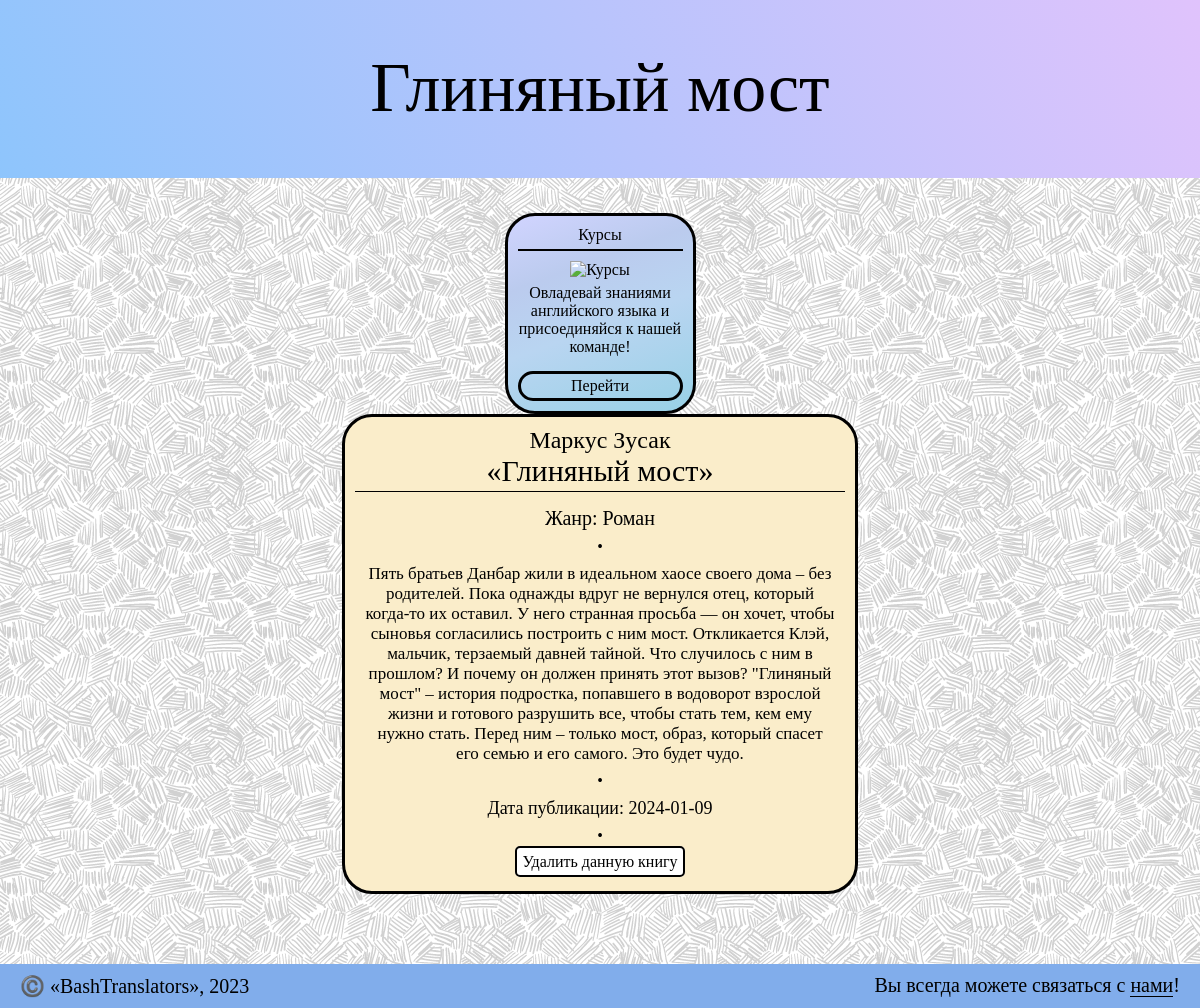
Screenshot of /book-list/11 with the database file from the repository.
### app.py (models this page shows)
class Book(db.Model):
    id = db.Column(db.Integer, primary_key=True)
    author_id = db.Column(db.Integer, db.ForeignKey('author.id'))
    book_name = db.Column(db.String(100), nullable=False)
    genre_id = db.Column(db.Integer, db.ForeignKey('genre.id'))
    book_text = db.Column(db.Text, nullable=False)
    book_release_date = db.Column(db.DateTime, default=datetime.utcnow)

class Author(db.Model):
    id = db.Column(db.Integer, primary_key=True)
    name = db.Column(db.String(50), nullable=False)
    books = db.relationship('Book', backref='author')

class Genre(db.Model):
    id = db.Column(db.Integer, primary_key=True)
    genre = db.Column(db.String(50), nullable=False)
    books_genres = db.relationship('Book', backref='genre')

### app.py (the view)
@app.route('/book-list/<int:id>')
def book_detail(id):
    book = Book.query.get(id)
    author = 'Автор отсутствует в БД'
    genre = 'Отсутствует в БД'
    if book.genre_id != 0:
        genre = Genre.query.join(Book, Genre.id == Book.genre_id).filter(book.genre_id == Genre.id).first().genre
    if book.author_id != 0:
        author = Author.query.join(Book, Author.id == Book.author_id).filter(book.author_id == Author.id).first().name
    return render_template("book_detail.html", book=book, author=author, genre=genre, book_id=id)

### templates/book_detail.html (shortened to what this page needs)
<!doctype html>
<html lang="en">
<head>
    <link href="{{ url_for('static', filename='css/style.css') }}" rel="stylesheet">
</head>
<body>
    <div class="wrapper">
        <header class="header">
            <div class="container">
                <div class="header__row">
                    {{ book.book_name }}
                </div>
            </div>
        </header>
        <div class="content">
            <div class="ad ad__footer">
                <p id="title">Курсы</p>
                <img src="img/ad.png" alt="Курсы">
                <p>Овладевай знаниями английского языка и присоединяйся к нашей команде!</p>
                <a href="https://eng.skillbox.ru/" title="Перейти к курсам" target="_blank">Перейти</a>
            </div>
            <div class="container">
                <div class="block">
                    <div class="block__row">
                            <div class="block__container">
                                <div class="block__container__body">
                                    <div class="alert">
                                        <div style="font-size: 24px;">{{ author }}</div>
                                        <div style="font-size: 30px; margin: 0 0 15px 0; padding: 0 0 3px 0; border-bottom: 1px solid black">«{{ book.book_name }}»</div>
                                        <p style="font-size: 20px">Жанр: {{ genre }}</p>
                                        <p>•</p>
                                        <p style="font-size: 17px; padding: 0 10px">{{ book.book_text }}</p>
                                        <p>•</p>
                                        <p style="font-size: 18px">Дата публикации: {{ book.book_release_date.date() }}</p>
                                        <p>•</p>
                                        <a href="/book-list/{{ book_id }}/delete" class="but">Удалить данную книгу</a>
                                    </div>
                                </div>
                            </div>
                    </div>
                </div>
            </div>
        </div>
        <footer class="footer">
            <div class="footer__row">
                <div class="footer__left">
                    ©️ «BashTranslators», 2023
                </div>
                <div class="footer__right">
                    <p>Вы всегда можете связаться с <a href="/contacts" style="border-bottom: 1px solid black">нами</a>!</p>
                </div>
            </div>
        </footer>
    </div>
</body>
</html>

### static/css/style.css (style rules this page uses)
* { padding: 0; margin: 0; }
body { margin: 0; padding: 0; font-family: Cambria; }
.wrapper { min-height: 100vh; display: flex; flex-direction: column; background-image: url('../img/wallpaper.png'); }
.container { max-width: 1100px; margin: 0 auto; }
a { text-decoration: none; color: black; }
.header { background: linear-gradient(62deg, #8EC5FC 0%, #E0C3FC 100%); height: 177.6px; display: flex; flex-wrap: wrap-reverse; }
.header__row { text-align: center; padding: 3rem; font-size: 70px; }
.content { flex: 1 1 auto; margin: 20px 0 0 0; }
.block { display: flex; flex-direction: column; justify-content: center; }
.block__row { display: flex; flex-direction: column; justify-content: center; align-items: center; }
.block__container { width: 490px; display: flex; border-radius: 30px; padding: 10px 10px 20px; background-color: rgb(250, 237, 202); border: 3px solid black; margin: 0 0 20px 0; }
.block__container__body { display: flex; flex-direction: column; width: 100%; }
.alert { text-align: center; }
.alert p { margin: 8px 0 8px 0; }
.alert a { border: 2px solid black; padding: 5px; border-radius: 5px; background-color: #FFFFFF; color: #000000; }
.footer__row { margin: 50px 0 0 0; padding: 10px; background-color: #81adeb; display: flex; justify-content: space-between; align-items: center; flex-wrap: wrap; }
.footer__left { font-size: 20px; margin: 0 0 0 10px; }
.footer__right { display: flex; align-items: center; font-size: 20px; margin: 0 10px 0 0; flex-wrap: wrap; }
.ad__footer { text-align: center; position: relative; margin: 15px auto 0; display: none; width: 165px; padding: 10px; border: 3px solid black; border-radius: 30px; background: linear-gradient(160deg, rgba(209,212,255,1) 0%, rgba(187,203,238,1) 29%, rgba(185,213,241,1) 55%, rgba(152,209,230,1) 100%); }
.ad #title { border-bottom: 2px solid black; padding: 0 0 5px 0; margin: 0 0 5px 0; }
.ad img { width: 50%; height: 50%; margin: 5px 0 5px 0; }
.ad a { display: block; margin: 15px 0 0 0; padding: 3px; border: 3px solid black; border-radius: 30px; opacity: 1; }
@media screen and (max-width: 1520px) { .ad__footer { display: inherit; } }

### rows the page displays
Book: book_name "Глиняный мост", book_text "Пять братьев Данбар жили в идеальном хаосе своего дома – без родителей. Пока однажды вдруг не вернулся отец, который когда-то их оставил. У него странная просьба — он хочет, чтобы сыновья согласились построить с ним мост. Откликается Клэй, мальчик, терзаемый давней тайной. Что случилось с ним в прошлом? И почему он должен принять этот вызов? \"Глиняный мост\" – история подростка, попавшего в водоворот взрослой жизни и готового разрушить все, чтобы стать тем, кем ему нужно стать. Перед ним – только мост, образ, который спасет его семью и его самого. Это будет чудо.", book_release_date "2024-01-09"
Author: name "Маркус Зусак"
Genre: genre "Роман"
